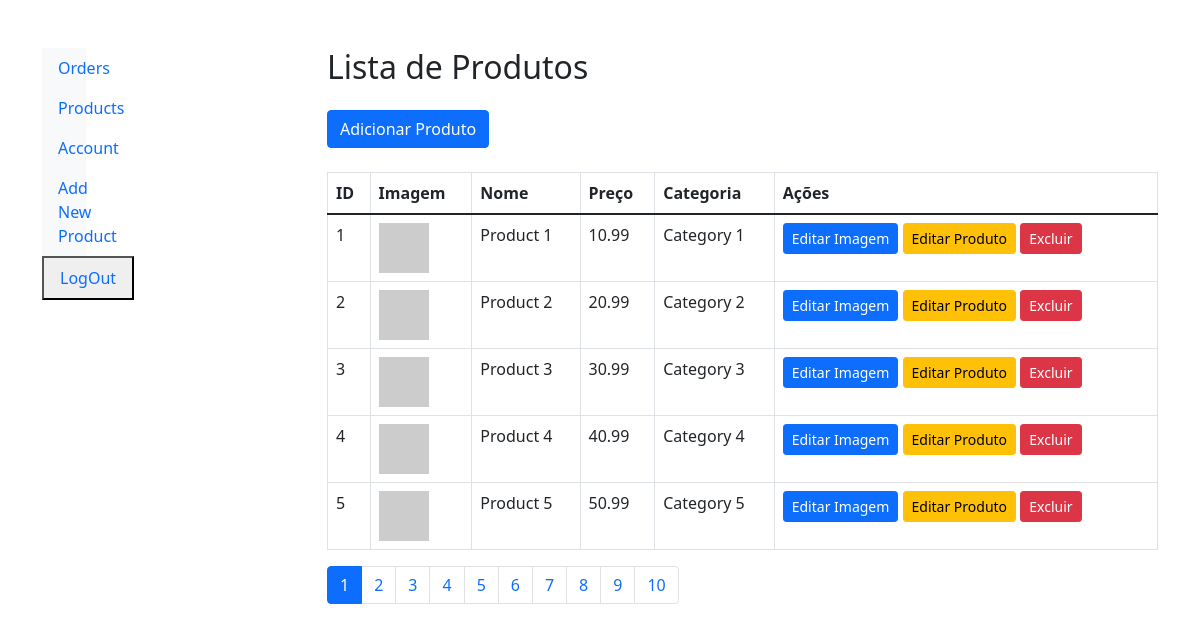
/admin/products.php, run on the app's committed database.
### tables this page shows
CREATE TABLE products (
    product_id INT(11) AUTO_INCREMENT PRIMARY KEY,
    product_name VARCHAR(100) NOT NULL,
    product_category VARCHAR(100) NOT NULL,
    product_description VARCHAR(250),
    product_image VARCHAR(250),
    product_image2 VARCHAR(250),
    product_image3 VARCHAR(250),
    product_image4 VARCHAR(250),
    product_price DECIMAL(6,2) NOT NULL,
    product_special_offer INT(2),
    product_color VARCHAR(100)
);

### admin/products.php (the view, shortened to what this page needs)
<?php
include ("header.php");
$items_per_page = 5;
$page = isset($_GET['page']) ? (int)$_GET['page'] : 1;
$offset = ($page - 1) * $items_per_page;
$total_sql = "SELECT COUNT(*) as total FROM products";
$total_result = $conn->query($total_sql);
$total_row = $total_result->fetch_assoc();
$total_items = $total_row['total'];
$sql = "SELECT product_id, product_name, product_category, product_description, product_image, product_image2, product_image3, product_image4, product_price, product_special_offer, product_color FROM products LIMIT $items_per_page OFFSET $offset";
$result = $conn->query($sql);
?>
<!DOCTYPE html>
<html lang="pt-br">
<head>
<?php include 'links.php'; ?>
</head>
<body>
    <div class="container mt-5">
        <div class="row">
            <div class="col-3">
                <?php include "sidemenu.php"; ?>
            </div>
            <div class="col-9">
            <h2 class="mb-4">Lista de Produtos</h2>
        <a href="new_product.php" class="btn btn-primary mb-4">Adicionar Produto</a>
        <table class="table table-bordered">
            <thead>
                <tr>
                    <th>ID</th>
                    <th>Imagem</th>
                    <th>Nome</th>
                    <th>Preço</th>
                    <th>Categoria</th>
                    <th>Ações</th>
                </tr>
            </thead>
            <tbody>
                <?php
                if ($result->num_rows > 0) {
                    while($row = $result->fetch_assoc()) {
                        echo "<tr>";
                        echo "<td>" . $row["product_id"] . "</td>";
                        echo "<td><img src='" . $row["product_image"] . "' alt='Imagem do Produto' width='50'></td>";
                        echo "<td>" . $row["product_name"] . "</td>";
                        echo "<td>" . $row["product_price"] . "</td>";
                        echo "<td>" . $row["product_category"] . "</td>";
                        echo "<td>
                                <a href='editar_imagem.php?product_id=" . $row["product_id"] . "' class='btn btn-primary btn-sm'>Editar Imagem</a>
                                <a href='edit_product.php?product_id=" . $row["product_id"] . "' class='btn btn-warning btn-sm'>Editar Produto</a>
                                <form action='remove_product.php' method='post' style='display:inline;'>
                                    <input type='hidden' name='product_id' value='" . $row["product_id"] . "'>
                                    <button type='submit' class='btn btn-danger btn-sm'>Excluir</button>
                                </form>
                              </td>";
                        echo "</tr>";
                    }
                } else {
                    echo "<tr><td colspan='6'>Nenhum produto encontrado</td></tr>";
                }
                ?>
            </tbody>
        </table>
        <nav>
            <ul class="pagination">
                <?php
                $total_pages = ceil($total_items / $items_per_page);
                for ($i = 1; $i <= $total_pages; $i++) {
                    $active = ($i == $page) ? 'active' : '';
                    echo "<li class='page-item $active'><a class='page-link' href='products.php?page=$i'>$i</a></li>";
                }
                ?>
            </ul>
        </nav>
            </div>
        </div>
    </div>
</body>
</html>

### data on the page
products: product_id "1", product_name "Product 1", product_price "10.99", product_category "Category 1"
products: product_id "2", product_name "Product 2", product_price "20.99", product_category "Category 2"
products: product_id "3", product_name "Product 3", product_price "30.99", product_category "Category 3"
products: product_id "4", product_name "Product 4", product_price "40.99", product_category "Category 4"
products: product_id "5", product_name "Product 5", product_price "50.99", product_category "Category 5"
